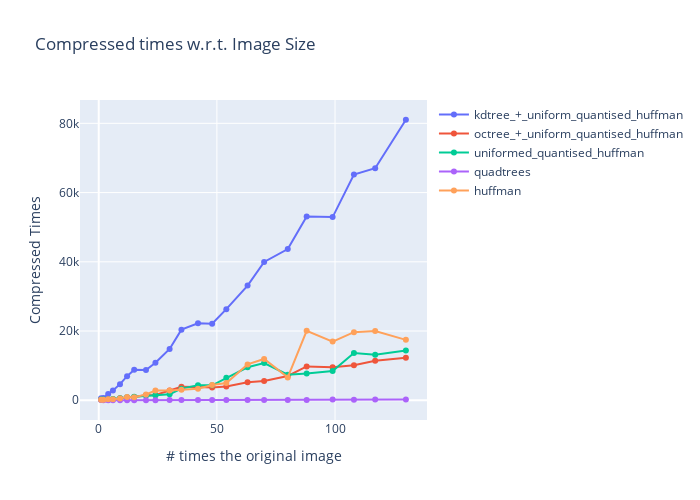

Notebook code for this chart:
### Code cell
import copy
filter = {'huffman', 'uniformed_quantised_huffman', 'kdtree_+_uniform_quantised_huffman', 'quadtrees', 'octree_+_uniform_quantised_huffman'}
pixel_count_compressed_times = dict()
print(list(compressedTimes.keys()))
for item in filter:
    if item in compressedTimes.keys():
        pixel_count_compressed_times[item] = copy.deepcopy(compressedTimes[item])
print(pixel_count_compressed_times)
plot_image(pixel_counts, pixel_count_compressed_times, "Compressed times w.r.t. Image Size", "Compressed Times")

### Figure 1 — Plotly figure (JSON) as saved in the notebook; plotly's stock layout.template omitted (floating-point values rounded to 4 significant figures)
{"data": [{"mode": "lines+markers", "name": "kdtree_+_uniform_quantised_huffman", "type": "scatter", "visible": true, "x": [1, 2, 4, 6, 9, 12, 15, 20, 24, 30, 35, 42, 48, 54, 63, 70, 80, 88, 99, 108, 117, 130], "y": [614, 682, 1832, 2851, 4661, 6966, 8797, 8753, 10858, 14832, 20405, 22221, 22085, 26312, 33122, 39959, 43675, 53079, 52916, 65223, 67022, 81038]}, {"mode": "lines+markers", "name": "octree_+_uniform_quantised_huffman", "type": "scatter", "x": [1, 2, 4, 6, 9, 12, 15, 20, 24, 30, 35, 42, 48, 54, 63, 70, 80, 88, 99, 108, 117, 130], "y": [136, 121, 203, 321, 615, 815, 951, 1449, 1519, 2801, 3889, 3799, 3706, 3947, 5182, 5575, 7009, 9768, 9532, 10139, 11427, 12294]}, {"mode": "lines+markers", "name": "uniformed_quantised_huffman", "type": "scatter", "x": [1, 2, 4, 6, 9, 12, 15, 20, 24, 30, 35, 42, 48, 54, 63, 70, 80, 88, 99, 108, 117, 130], "y": [218, 254, 226, 346, 551, 885, 1015, 1391, 1466, 1755, 3358, 4305, 4320, 6498, 9525, 10756, 7366, 7762, 8471, 13660, 13147, 14369]}, {"mode": "lines+markers", "name": "quadtrees", "type": "scatter", "visible": true, "x": [1, 2, 4, 6, 9, 12, 15, 20, 24, 30, 35, 42, 48, 54, 63, 70, 80, 88, 99, 108, 117, 130], "y": [42, 8, 5, 6, 10, 15, 19, 37, 40, 58, 96, 53, 61, 68, 78, 88, 69, 102, 223, 174, 201, 216]}, {"mode": "lines+markers", "name": "huffman", "type": "scatter", "x": [1, 2, 4, 6, 9, 12, 15, 20, 24, 30, 35, 42, 48, 54, 63, 70, 80, 88, 99, 108, 117, 130], "y": [120, 122, 301, 291, 532, 927, 898, 1668, 2811, 2811, 3033, 3355, 4406, 5003, 10359, 11924, 6607, 20065, 16953, 19673, 19999, 17454]}], "layout": {"height": 500, "showlegend": true, "title": {"text": "Compressed times w.r.t. Image Size"}, "width": 700, "xaxis": {"autorange": true, "range": [-8.071, 139.1], "title": {"text": "# times the original image"}, "type": "linear"}, "yaxis": {"autorange": false, "range": [-5701.0, 86740.0], "title": {"text": "Compressed Times"}, "type": "linear"}}}
